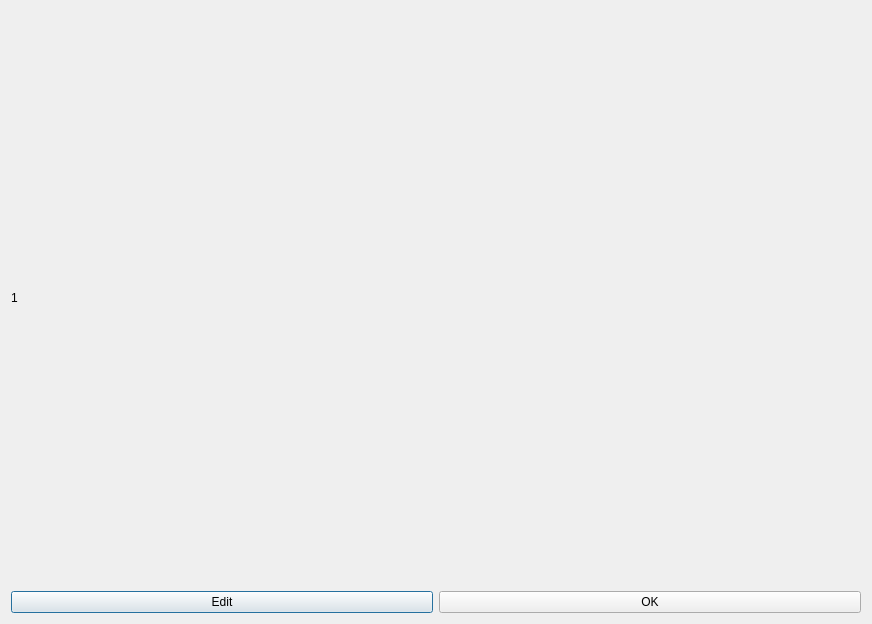
<?xml version="1.0" encoding="UTF-8"?>
<ui version="4.0">
 <class>ShowPreviewDialog</class>
 <widget class="QDialog" name="ShowPreviewDialog">
  <property name="geometry">
   <rect>
    <x>0</x>
    <y>0</y>
    <width>872</width>
    <height>624</height>
   </rect>
  </property>
  <property name="windowTitle">
   <string>Dialog</string>
  </property>
  <layout class="QGridLayout" name="gridLayout">
   <item row="0" column="0">
    <layout class="QVBoxLayout" name="verticalLayout">
     <item>
      <widget class="QLabel" name="imageLabel">
       <property name="text">
        <string>1</string>
       </property>
      </widget>
     </item>
     <item>
      <layout class="QHBoxLayout" name="horizontalLayout">
       <property name="sizeConstraint">
        <enum>QLayout::SetMaximumSize</enum>
       </property>
       <item>
        <widget class="QPushButton" name="editButton">
         <property name="text">
          <string>Edit</string>
         </property>
        </widget>
       </item>
       <item>
        <widget class="QPushButton" name="okButton">
         <property name="text">
          <string>OK</string>
         </property>
        </widget>
       </item>
      </layout>
     </item>
    </layout>
   </item>
  </layout>
 </widget>
 <resources/>
 <connections/>
</ui>
